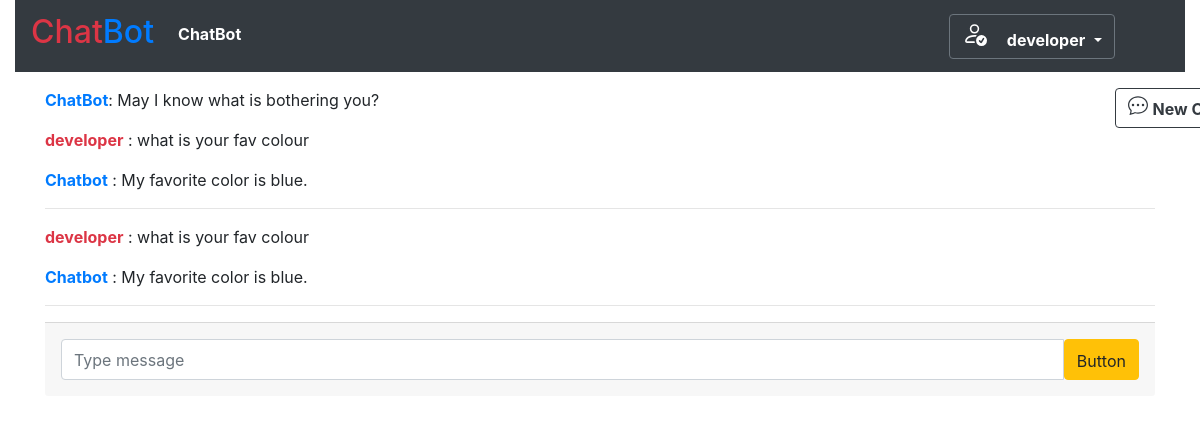
Before: /chatbot (signed in) with the older database file.
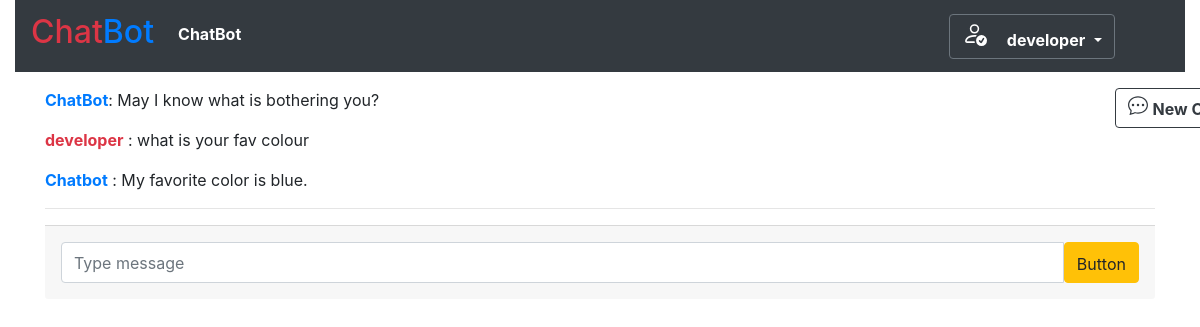
After: the same page with the newer database file.
### home/models.py (models this page shows, shortened)
class Bot(models.Model):
    user_chatbot = models.ForeignKey(User, on_delete=models.CASCADE)
    user_input = models.CharField(max_length=255)
    chatbot_response = models.CharField(max_length=255)
    created_at = models.DateTimeField(auto_now_add=True)

### home/views.py (the view)
# urls.py: path('chatbot',views.chatbot),
@login_required
def chatbot(request):
    user=request.user
    data=Bot.objects.filter(user_chatbot=user)
    return render(request,'chatbot.html',{'data':data})

### home/templates/chatbot.html (shortened to what this page needs)
{% extends "base.html" %}
{% block nav %}
  {% if request.user.is_authenticated %}
  <div class="container" style="margin-left: 1100px;position: fixed; ">
    <button  class="btn btn-outline-dark my-3" id="reset-chat"> <b>New Chat</b></button>
                    </div>
                    <div class="container my-3">
                        <p><b class="text-primary">ChatBot</b>: May I know what is bothering you?</p>
                        <div id="chat-history" >
                            {% for i in data %}
                            <p><b class="text-danger">{{user.username}}</b> : {{ i.user_input }}</p>
                            <p><b class="text-primary">Chatbot</b> : {{ i.chatbot_response }}</p>
                            <hr>
                            {% endfor %}
                        </div>
                        <form action="chatapi" method="post">
                            <div class="card-footer text-muted d-flex justify-content-start align-items-center p-3">
                                <div class="input-group mb-0">
                                    <input type="text" class="form-control" placeholder="Type message"
                                    name="message" aria-describedby="button-addon2" />
                                    <button class="btn btn-warning" type="submit" id="button-addon2" style="padding-top: .55rem;">
                                        Button
                                    </button>
                                </div>
                            </div>
                        </form>
                    </div>
                    {% endif %}
                    {% endblock nav %}

### home/templates/base.html (shortened to what this page needs)
<!DOCTYPE html>
<html lang="en">
<head>
    <link rel="stylesheet" href="https://cdn.jsdelivr.net/npm/bootstrap@4.0.0/dist/css/bootstrap.min.css"
>
    <link rel="stylesheet" href="https://cdnjs.cloudflare.com/ajax/libs/animate.css/4.1.1/animate.min.css" />
    <link rel="stylesheet" href="https://maxcdn.bootstrapcdn.com/bootstrap/4.0.0/css/bootstrap.min.css">
</head>
<body>
    <div class="container-fluid" >
        <nav class="navbar navbar-expand-lg navbar-light bg-dark">
            <a class="navbar-brand text-white" href="/">
                <h2><span class="text-danger">Chat</span><span class="text-primary">Bot</span> </h2>
            </a>
        <div class="collapse navbar-collapse" id="navbarSupportedContent">
            <ul class="navbar-nav mr-auto">
                {% if request.user.is_authenticated  %}
                <li class="nav-item">
                    <a class="nav-link text-white" href="/chatbot"><b>ChatBot</b></a>
                </li>
                <div class="dropdown" style="margin-left: 700px;">
                    <button class="btn btn-outline-secondary text-white dropdown-toggle" type="button" id="dropdownMenuButton" data-toggle="dropdown" aria-haspopup="true" aria-expanded="false">
                           <span style="margin-left: 15px;"><b>{{user.username}}</b></span>
                    </button>
                  </div>
                {% else %}
                <li class="nav-item active">
                  <a class="nav-link text-white" href="/login"><b>Login</b></a>
                </li>
                {% endif %}
            </ul>
          </div>
    </nav>
</div>
{% block nav %}
{% endblock nav %}
</body>
</html>

Changed rows visible on the page:
removed Bot: {{ user.username }} "developer", user_input "what is your fav colour", chatbot_response "My favorite color is blue."
